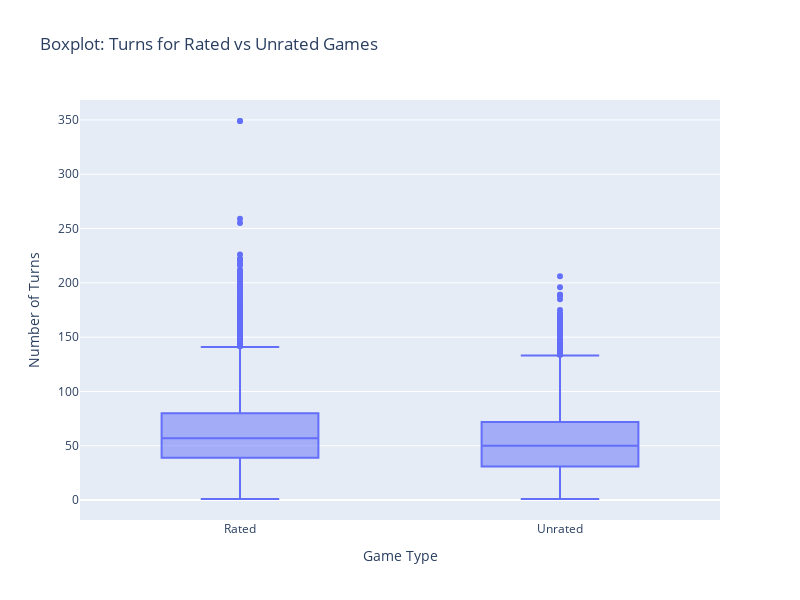

The cell this chart's notebook holds for it:
### Markdown cell above
---
### **Boxplot: Turns for Rated vs. Unrated Games**

This boxplot compares the distribution of game lengths (measured in **turns**) for **Rated** and **Unrated** games. The `rated` column has been mapped to show `"Rated"` and `"Unrated"` for better readability.

  - The **Rated** box (on the left):
    - Shows the typical range of game lengths for rated matches.
    - The median value indicates the middle point of game lengths for these games.
  - The **Unrated** box (on the right):
    - Displays the same metrics for unrated games.
    - The box may indicate if unrated games are typically shorter, longer, or more variable than rated games.

### Code cell
#Boxplot: Turns for Rated vs. Unrated Games

df = CSV.copy()

# Map the 'rated' column to display "Rated" or "Unrated"
df['rated'] = df['rated'].map({True: "Rated", False: "Unrated"})

# Boxplot: Turns for Rated and Unrated Games
fig = px.box(
    df,
    x='rated',
    y='turns',
    title="Boxplot: Turns for Rated vs Unrated Games",
    labels={'rated': 'Game Type', 'turns': 'Number of Turns'},
    category_orders={'rated': ['Rated', 'Unrated']}  # Set the order explicitly
)

# Update layout
fig.update_layout(width=800, height=600)

# Show the plot
fig.show()

### Figure 1 — Plotly figure (JSON) as saved in the notebook; plotly's stock layout.template omitted (floating-point values rounded to 4 significant figures; data arrays with more than 128 entries replaced by an {"elided": "..."} marker saying what was removed)
{"data": [{"alignmentgroup": "True", "hovertemplate": "Game Type=%{x}<br>Number of Turns=%{y}<extra></extra>", "legendgroup": "", "marker": {"color": "#636efa"}, "name": "", "notched": false, "offsetgroup": "", "orientation": "v", "showlegend": false, "type": "box", "x": {"elided": "20058 str values"}, "x0": " ", "xaxis": "x", "y": {"elided": "20058 int values"}, "y0": " ", "yaxis": "y"}], "layout": {"boxmode": "group", "height": 600, "legend": {"tracegroupgap": 0}, "title": {"text": "Boxplot: Turns for Rated vs Unrated Games"}, "width": 800, "xaxis": {"anchor": "y", "categoryarray": ["Rated", "Unrated"], "categoryorder": "array", "domain": [0, 1], "title": {"text": "Game Type"}}, "yaxis": {"anchor": "x", "domain": [0, 1], "title": {"text": "Number of Turns"}}}}
